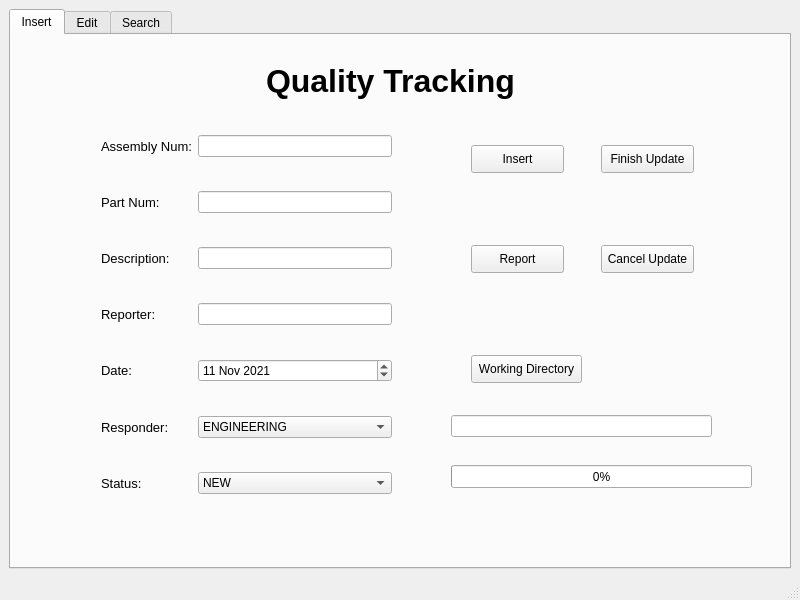
<?xml version="1.0" encoding="UTF-8"?>
<ui version="4.0">
 <class>MainWindow</class>
 <widget class="QMainWindow" name="MainWindow">
  <property name="geometry">
   <rect>
    <x>0</x>
    <y>0</y>
    <width>800</width>
    <height>600</height>
   </rect>
  </property>
  <property name="windowTitle">
   <string>MainWindow</string>
  </property>
  <widget class="QWidget" name="centralwidget">
   <layout class="QGridLayout" name="gridLayout">
    <item row="0" column="1">
     <widget class="QTabWidget" name="tabWidget">
      <property name="currentIndex">
       <number>0</number>
      </property>
      <widget class="QWidget" name="tabInsert">
       <attribute name="title">
        <string>Insert</string>
       </attribute>
       <widget class="QLabel" name="labelTitle">
        <property name="geometry">
         <rect>
          <x>255</x>
          <y>20</y>
          <width>291</width>
          <height>51</height>
         </rect>
        </property>
        <property name="font">
         <font>
          <family>Yu Gothic UI</family>
          <pointsize>24</pointsize>
          <weight>75</weight>
          <bold>true</bold>
         </font>
        </property>
        <property name="text">
         <string>Quality Tracking</string>
        </property>
       </widget>
       <widget class="QWidget" name="formLayoutWidget">
        <property name="geometry">
         <rect>
          <x>90</x>
          <y>100</y>
          <width>291</width>
          <height>359</height>
         </rect>
        </property>
        <layout class="QFormLayout" name="formLayout">
         <item row="0" column="0">
          <widget class="QLabel" name="labelAssy">
           <property name="font">
            <font>
             <pointsize>10</pointsize>
            </font>
           </property>
           <property name="text">
            <string>Assembly Num:</string>
           </property>
          </widget>
         </item>
         <item row="0" column="1">
          <widget class="QLineEdit" name="lineEditAssy"/>
         </item>
         <item row="2" column="0">
          <widget class="QLabel" name="labelPart">
           <property name="font">
            <font>
             <pointsize>10</pointsize>
            </font>
           </property>
           <property name="text">
            <string>Part Num:</string>
           </property>
          </widget>
         </item>
         <item row="2" column="1">
          <widget class="QLineEdit" name="lineEditPart"/>
         </item>
         <item row="4" column="0">
          <widget class="QLabel" name="labelDesc">
           <property name="font">
            <font>
             <pointsize>10</pointsize>
            </font>
           </property>
           <property name="text">
            <string>Description:</string>
           </property>
          </widget>
         </item>
         <item row="4" column="1">
          <widget class="QLineEdit" name="lineEditDesc"/>
         </item>
         <item row="6" column="0">
          <widget class="QLabel" name="labelRepr">
           <property name="font">
            <font>
             <pointsize>10</pointsize>
            </font>
           </property>
           <property name="text">
            <string>Reporter:</string>
           </property>
          </widget>
         </item>
         <item row="6" column="1">
          <widget class="QLineEdit" name="lineEditReport"/>
         </item>
         <item row="8" column="0">
          <widget class="QLabel" name="labelDate">
           <property name="font">
            <font>
             <pointsize>10</pointsize>
            </font>
           </property>
           <property name="text">
            <string>Date:</string>
           </property>
          </widget>
         </item>
         <item row="8" column="1">
          <widget class="QDateEdit" name="dateEdit">
           <property name="currentSection">
            <enum>QDateTimeEdit::DaySection</enum>
           </property>
           <property name="date">
            <date>
             <year>2021</year>
             <month>11</month>
             <day>11</day>
            </date>
           </property>
          </widget>
         </item>
         <item row="10" column="0">
          <widget class="QLabel" name="labelResp">
           <property name="font">
            <font>
             <pointsize>10</pointsize>
            </font>
           </property>
           <property name="text">
            <string>Responder:</string>
           </property>
          </widget>
         </item>
         <item row="10" column="1">
          <widget class="QComboBox" name="comboBoxResp">
           <property name="acceptDrops">
            <bool>false</bool>
           </property>
           <item>
            <property name="text">
             <string>ENGINEERING</string>
            </property>
           </item>
           <item>
            <property name="text">
             <string>PURCHASING</string>
            </property>
           </item>
           <item>
            <property name="text">
             <string>QUALITY</string>
            </property>
           </item>
          </widget>
         </item>
         <item row="12" column="0">
          <widget class="QLabel" name="labelStat">
           <property name="font">
            <font>
             <pointsize>10</pointsize>
            </font>
           </property>
           <property name="text">
            <string>Status:</string>
           </property>
          </widget>
         </item>
         <item row="12" column="1">
          <widget class="QComboBox" name="comboBoxStat">
           <item>
            <property name="text">
             <string>NEW</string>
            </property>
           </item>
           <item>
            <property name="text">
             <string>ONGOING</string>
            </property>
           </item>
           <item>
            <property name="text">
             <string>CLOSED</string>
            </property>
           </item>
          </widget>
         </item>
         <item row="1" column="1">
          <spacer name="verticalSpacer">
           <property name="orientation">
            <enum>Qt::Vertical</enum>
           </property>
           <property name="sizeHint" stdset="0">
            <size>
             <width>20</width>
             <height>40</height>
            </size>
           </property>
          </spacer>
         </item>
         <item row="3" column="1">
          <spacer name="verticalSpacer_2">
           <property name="orientation">
            <enum>Qt::Vertical</enum>
           </property>
           <property name="sizeHint" stdset="0">
            <size>
             <width>20</width>
             <height>40</height>
            </size>
           </property>
          </spacer>
         </item>
         <item row="5" column="1">
          <spacer name="verticalSpacer_3">
           <property name="orientation">
            <enum>Qt::Vertical</enum>
           </property>
           <property name="sizeHint" stdset="0">
            <size>
             <width>20</width>
             <height>40</height>
            </size>
           </property>
          </spacer>
         </item>
         <item row="7" column="1">
          <spacer name="verticalSpacer_4">
           <property name="orientation">
            <enum>Qt::Vertical</enum>
           </property>
           <property name="sizeHint" stdset="0">
            <size>
             <width>20</width>
             <height>40</height>
            </size>
           </property>
          </spacer>
         </item>
         <item row="9" column="1">
          <spacer name="verticalSpacer_5">
           <property name="orientation">
            <enum>Qt::Vertical</enum>
           </property>
           <property name="sizeHint" stdset="0">
            <size>
             <width>20</width>
             <height>40</height>
            </size>
           </property>
          </spacer>
         </item>
         <item row="11" column="1">
          <spacer name="verticalSpacer_6">
           <property name="orientation">
            <enum>Qt::Vertical</enum>
           </property>
           <property name="sizeHint" stdset="0">
            <size>
             <width>20</width>
             <height>40</height>
            </size>
           </property>
          </spacer>
         </item>
        </layout>
       </widget>
       <widget class="QPushButton" name="insertBtn">
        <property name="geometry">
         <rect>
          <x>460</x>
          <y>110</y>
          <width>93</width>
          <height>28</height>
         </rect>
        </property>
        <property name="text">
         <string>Insert</string>
        </property>
       </widget>
       <widget class="QPushButton" name="updateBtn2">
        <property name="geometry">
         <rect>
          <x>590</x>
          <y>110</y>
          <width>93</width>
          <height>28</height>
         </rect>
        </property>
        <property name="text">
         <string>Finish Update</string>
        </property>
       </widget>
       <widget class="QPushButton" name="updateBtn3">
        <property name="geometry">
         <rect>
          <x>590</x>
          <y>210</y>
          <width>93</width>
          <height>28</height>
         </rect>
        </property>
        <property name="text">
         <string>Cancel Update</string>
        </property>
       </widget>
       <widget class="QProgressBar" name="progressBar">
        <property name="geometry">
         <rect>
          <x>440</x>
          <y>430</y>
          <width>301</width>
          <height>23</height>
         </rect>
        </property>
        <property name="value">
         <number>0</number>
        </property>
       </widget>
       <widget class="QPushButton" name="reportBtn">
        <property name="geometry">
         <rect>
          <x>460</x>
          <y>210</y>
          <width>93</width>
          <height>28</height>
         </rect>
        </property>
        <property name="text">
         <string>Report</string>
        </property>
       </widget>
       <widget class="QLineEdit" name="lineEditDir">
        <property name="geometry">
         <rect>
          <x>440</x>
          <y>380</y>
          <width>261</width>
          <height>22</height>
         </rect>
        </property>
       </widget>
       <widget class="QPushButton" name="directoryBtn">
        <property name="geometry">
         <rect>
          <x>460</x>
          <y>320</y>
          <width>111</width>
          <height>28</height>
         </rect>
        </property>
        <property name="text">
         <string>Working Directory</string>
        </property>
       </widget>
      </widget>
      <widget class="QWidget" name="tabEdit">
       <attribute name="title">
        <string>Edit</string>
       </attribute>
       <widget class="QListWidget" name="listWidget">
        <property name="geometry">
         <rect>
          <x>20</x>
          <y>30</y>
          <width>531</width>
          <height>441</height>
         </rect>
        </property>
       </widget>
       <widget class="QPushButton" name="loadBtn">
        <property name="geometry">
         <rect>
          <x>620</x>
          <y>90</y>
          <width>93</width>
          <height>28</height>
         </rect>
        </property>
        <property name="text">
         <string>Load Database</string>
        </property>
       </widget>
       <widget class="QPushButton" name="deleteBtn">
        <property name="geometry">
         <rect>
          <x>620</x>
          <y>170</y>
          <width>93</width>
          <height>28</height>
         </rect>
        </property>
        <property name="text">
         <string>Delete</string>
        </property>
       </widget>
       <widget class="QPushButton" name="updateBtn">
        <property name="geometry">
         <rect>
          <x>620</x>
          <y>250</y>
          <width>93</width>
          <height>28</height>
         </rect>
        </property>
        <property name="text">
         <string>Update</string>
        </property>
       </widget>
       <widget class="QPushButton" name="formatBtn">
        <property name="geometry">
         <rect>
          <x>620</x>
          <y>330</y>
          <width>93</width>
          <height>28</height>
         </rect>
        </property>
        <property name="text">
         <string>Format</string>
        </property>
       </widget>
      </widget>
      <widget class="QWidget" name="tabSearch">
       <attribute name="title">
        <string>Search</string>
       </attribute>
       <widget class="QListWidget" name="listWidget_2">
        <property name="geometry">
         <rect>
          <x>20</x>
          <y>30</y>
          <width>531</width>
          <height>441</height>
         </rect>
        </property>
       </widget>
       <widget class="QWidget" name="verticalLayoutWidget">
        <property name="geometry">
         <rect>
          <x>580</x>
          <y>20</y>
          <width>160</width>
          <height>81</height>
         </rect>
        </property>
        <layout class="QVBoxLayout" name="verticalLayout">
         <item>
          <widget class="QLabel" name="labelCol">
           <property name="font">
            <font>
             <pointsize>11</pointsize>
            </font>
           </property>
           <property name="text">
            <string>Search Column:</string>
           </property>
          </widget>
         </item>
         <item>
          <widget class="QComboBox" name="comboBoxCol">
           <property name="currentIndex">
            <number>0</number>
           </property>
           <item>
            <property name="text">
             <string>Assembly Num</string>
            </property>
           </item>
           <item>
            <property name="text">
             <string>Part Num</string>
            </property>
           </item>
           <item>
            <property name="text">
             <string>Date</string>
            </property>
           </item>
           <item>
            <property name="text">
             <string>Responder</string>
            </property>
           </item>
           <item>
            <property name="text">
             <string>Status</string>
            </property>
           </item>
          </widget>
         </item>
        </layout>
       </widget>
       <widget class="QStackedWidget" name="stackedWidget">
        <property name="geometry">
         <rect>
          <x>580</x>
          <y>150</y>
          <width>161</width>
          <height>51</height>
         </rect>
        </property>
        <property name="currentIndex">
         <number>0</number>
        </property>
        <widget class="QWidget" name="page">
         <widget class="QComboBox" name="comboBoxCond">
          <property name="geometry">
           <rect>
            <x>0</x>
            <y>20</y>
            <width>161</width>
            <height>22</height>
           </rect>
          </property>
          <item>
           <property name="text">
            <string>greater than or equal to</string>
           </property>
          </item>
          <item>
           <property name="text">
            <string>less than or equal to</string>
           </property>
          </item>
          <item>
           <property name="text">
            <string>equal to</string>
           </property>
          </item>
         </widget>
        </widget>
        <widget class="QWidget" name="page_2">
         <widget class="QComboBox" name="comboBoxCond2">
          <property name="geometry">
           <rect>
            <x>0</x>
            <y>20</y>
            <width>161</width>
            <height>22</height>
           </rect>
          </property>
          <item>
           <property name="text">
            <string>equal to</string>
           </property>
          </item>
          <item>
           <property name="text">
            <string>not equal to</string>
           </property>
          </item>
         </widget>
        </widget>
       </widget>
       <widget class="QLabel" name="labelCond">
        <property name="geometry">
         <rect>
          <x>580</x>
          <y>130</y>
          <width>141</width>
          <height>21</height>
         </rect>
        </property>
        <property name="font">
         <font>
          <pointsize>11</pointsize>
         </font>
        </property>
        <property name="text">
         <string>Search Condition:</string>
        </property>
       </widget>
       <widget class="QStackedWidget" name="stackedWidget_2">
        <property name="geometry">
         <rect>
          <x>580</x>
          <y>260</y>
          <width>161</width>
          <height>51</height>
         </rect>
        </property>
        <property name="currentIndex">
         <number>0</number>
        </property>
        <widget class="QWidget" name="page_3">
         <widget class="QLineEdit" name="lineEditNum">
          <property name="geometry">
           <rect>
            <x>20</x>
            <y>20</y>
            <width>113</width>
            <height>22</height>
           </rect>
          </property>
         </widget>
        </widget>
        <widget class="QWidget" name="page_4">
         <widget class="QDateEdit" name="dateEdit_2">
          <property name="geometry">
           <rect>
            <x>30</x>
            <y>20</y>
            <width>110</width>
            <height>22</height>
           </rect>
          </property>
          <property name="date">
           <date>
            <year>2021</year>
            <month>11</month>
            <day>11</day>
           </date>
          </property>
         </widget>
        </widget>
        <widget class="QWidget" name="page_5">
         <widget class="QComboBox" name="comboBoxRe">
          <property name="geometry">
           <rect>
            <x>0</x>
            <y>20</y>
            <width>161</width>
            <height>22</height>
           </rect>
          </property>
          <item>
           <property name="text">
            <string>ENGINEERING</string>
           </property>
          </item>
          <item>
           <property name="text">
            <string>PURCHASING</string>
           </property>
          </item>
          <item>
           <property name="text">
            <string>QUALITY</string>
           </property>
          </item>
         </widget>
        </widget>
        <widget class="QWidget" name="page_6">
         <widget class="QComboBox" name="comboBoxSt">
          <property name="geometry">
           <rect>
            <x>0</x>
            <y>20</y>
            <width>161</width>
            <height>22</height>
           </rect>
          </property>
          <item>
           <property name="text">
            <string>NEW</string>
           </property>
          </item>
          <item>
           <property name="text">
            <string>ONGOING</string>
           </property>
          </item>
          <item>
           <property name="text">
            <string>CLOSED</string>
           </property>
          </item>
         </widget>
        </widget>
       </widget>
       <widget class="QLabel" name="labelVar">
        <property name="geometry">
         <rect>
          <x>580</x>
          <y>235</y>
          <width>141</width>
          <height>21</height>
         </rect>
        </property>
        <property name="font">
         <font>
          <pointsize>11</pointsize>
         </font>
        </property>
        <property name="text">
         <string>Search Variable:</string>
        </property>
       </widget>
       <widget class="QPushButton" name="searchBtn">
        <property name="geometry">
         <rect>
          <x>610</x>
          <y>390</y>
          <width>93</width>
          <height>28</height>
         </rect>
        </property>
        <property name="text">
         <string>Search</string>
        </property>
       </widget>
       <widget class="QLabel" name="labelSearch">
        <property name="geometry">
         <rect>
          <x>570</x>
          <y>330</y>
          <width>181</width>
          <height>41</height>
         </rect>
        </property>
        <property name="font">
         <font>
          <family>Calibri</family>
          <pointsize>11</pointsize>
         </font>
        </property>
        <property name="text">
         <string/>
        </property>
       </widget>
       <widget class="QLabel" name="labelResults">
        <property name="geometry">
         <rect>
          <x>600</x>
          <y>430</y>
          <width>121</width>
          <height>41</height>
         </rect>
        </property>
        <property name="font">
         <font>
          <family>Calibri</family>
          <pointsize>14</pointsize>
         </font>
        </property>
        <property name="text">
         <string>Results:</string>
        </property>
       </widget>
      </widget>
     </widget>
    </item>
   </layout>
  </widget>
  <widget class="QMenuBar" name="menubar">
   <property name="geometry">
    <rect>
     <x>0</x>
     <y>0</y>
     <width>800</width>
     <height>26</height>
    </rect>
   </property>
  </widget>
  <widget class="QStatusBar" name="statusbar"/>
 </widget>
 <resources/>
 <connections>
  <connection>
   <sender>insertBtn</sender>
   <signal>clicked()</signal>
   <receiver>MainWindow</receiver>
   <slot>insert()</slot>
   <hints>
    <hint type="sourcelabel">
     <x>550</x>
     <y>187</y>
    </hint>
    <hint type="destinationlabel">
     <x>792</x>
     <y>110</y>
    </hint>
   </hints>
  </connection>
  <connection>
   <sender>loadBtn</sender>
   <signal>clicked()</signal>
   <receiver>MainWindow</receiver>
   <slot>load()</slot>
   <hints>
    <hint type="sourcelabel">
     <x>696</x>
     <y>162</y>
    </hint>
    <hint type="destinationlabel">
     <x>792</x>
     <y>137</y>
    </hint>
   </hints>
  </connection>
  <connection>
   <sender>deleteBtn</sender>
   <signal>clicked()</signal>
   <receiver>MainWindow</receiver>
   <slot>delete()</slot>
   <hints>
    <hint type="sourcelabel">
     <x>700</x>
     <y>247</y>
    </hint>
    <hint type="destinationlabel">
     <x>792</x>
     <y>193</y>
    </hint>
   </hints>
  </connection>
  <connection>
   <sender>updateBtn</sender>
   <signal>clicked()</signal>
   <receiver>MainWindow</receiver>
   <slot>alter()</slot>
   <hints>
    <hint type="sourcelabel">
     <x>720</x>
     <y>320</y>
    </hint>
    <hint type="destinationlabel">
     <x>795</x>
     <y>256</y>
    </hint>
   </hints>
  </connection>
  <connection>
   <sender>updateBtn2</sender>
   <signal>clicked()</signal>
   <receiver>MainWindow</receiver>
   <slot>alter2()</slot>
   <hints>
    <hint type="sourcelabel">
     <x>690</x>
     <y>187</y>
    </hint>
    <hint type="destinationlabel">
     <x>794</x>
     <y>174</y>
    </hint>
   </hints>
  </connection>
  <connection>
   <sender>updateBtn3</sender>
   <signal>clicked()</signal>
   <receiver>MainWindow</receiver>
   <slot>cancel()</slot>
   <hints>
    <hint type="sourcelabel">
     <x>694</x>
     <y>287</y>
    </hint>
    <hint type="destinationlabel">
     <x>793</x>
     <y>229</y>
    </hint>
   </hints>
  </connection>
  <connection>
   <sender>searchBtn</sender>
   <signal>clicked()</signal>
   <receiver>MainWindow</receiver>
   <slot>search()</slot>
   <hints>
    <hint type="sourcelabel">
     <x>711</x>
     <y>479</y>
    </hint>
    <hint type="destinationlabel">
     <x>792</x>
     <y>484</y>
    </hint>
   </hints>
  </connection>
  <connection>
   <sender>formatBtn</sender>
   <signal>clicked()</signal>
   <receiver>MainWindow</receiver>
   <slot>format()</slot>
   <hints>
    <hint type="sourcelabel">
     <x>710</x>
     <y>402</y>
    </hint>
    <hint type="destinationlabel">
     <x>791</x>
     <y>358</y>
    </hint>
   </hints>
  </connection>
  <connection>
   <sender>comboBoxCol</sender>
   <signal>currentIndexChanged(int)</signal>
   <receiver>MainWindow</receiver>
   <slot>index_change()</slot>
   <hints>
    <hint type="sourcelabel">
     <x>736</x>
     <y>158</y>
    </hint>
    <hint type="destinationlabel">
     <x>793</x>
     <y>64</y>
    </hint>
   </hints>
  </connection>
  <connection>
   <sender>reportBtn</sender>
   <signal>clicked()</signal>
   <receiver>MainWindow</receiver>
   <slot>report()</slot>
   <hints>
    <hint type="sourcelabel">
     <x>558</x>
     <y>282</y>
    </hint>
    <hint type="destinationlabel">
     <x>792</x>
     <y>283</y>
    </hint>
   </hints>
  </connection>
  <connection>
   <sender>directoryBtn</sender>
   <signal>clicked()</signal>
   <receiver>MainWindow</receiver>
   <slot>SelectWorkingDirectory()</slot>
   <hints>
    <hint type="sourcelabel">
     <x>573</x>
     <y>392</y>
    </hint>
    <hint type="destinationlabel">
     <x>792</x>
     <y>335</y>
    </hint>
   </hints>
  </connection>
 </connections>
 <slots>
  <slot>insert()</slot>
  <slot>load()</slot>
  <slot>delete()</slot>
  <slot>alter()</slot>
  <slot>alter2()</slot>
  <slot>cancel()</slot>
  <slot>search()</slot>
  <slot>format()</slot>
  <slot>index_change()</slot>
  <slot>report()</slot>
  <slot>SelectWorkingDirectory()</slot>
 </slots>
</ui>
